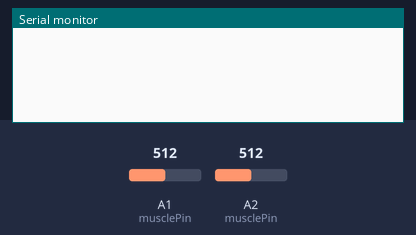
A sketch run on a simulated Arduino Leonardo, built with avr-gcc and run on an emulated ATmega32U4. Shown: the last lines printed to the serial monitor. Inputs (shaded band) come from the test bench; at power-on: A1 (musclePin) = 512, A2 (musclePin) = 512. USB keyboard and mouse output is not drawn.

Above: at 1.2 s.
1.3 s: A1 (musclePin) set to 687
2.8 s: A1 (musclePin) set to 709
At 3.44 s:
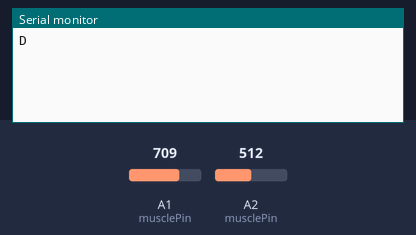
5.1 s: A2 (musclePin) set to 691
At 5.65 s:
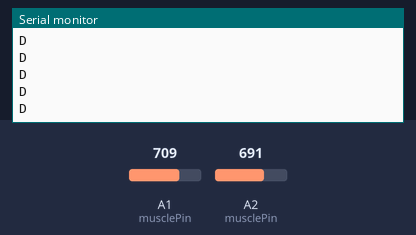
6.6 s: A2 (musclePin) set to 708
At 8.43 s:
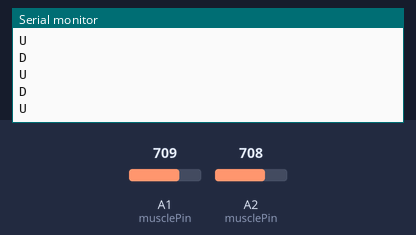

Measured:
- the behaviour switches between 700 and 701 on A1 (musclePin) (found by bisection; images 0 and 1)
- the behaviour switches between 700 and 701 on A2 (musclePin) (found by bisection; images 2 and 3)
- after the input at 2.8 s, the serial monitor: prints a new line after 0.37 s (image 1)
- after the input at 6.6 s, the serial monitor: prints a new line after 0.26 s (image 3)

The sketch:

FinalPjt.ino
```cpp
#include <Keyboard.h>

#define FLX_STATE_DETECT          0
#define FLX_STATE_CHECK           1
#define FLX_STATE_PRESS_LEFT_KEY  2
#define FLX_STATE_PRESS_DOWN_KEY  3
#define EXT_STATE_DETECT          0
#define EXT_STATE_CHECK           1
#define EXT_STATE_PRESS_RIGHT_KEY 2
#define EXT_STATE_PRESS_UP_KEY    3

#define FLX                     A1
#define EXT                     A2
#define FLX_THRESHOLD           700 // 1.75 V
#define EXT_THRESHOLD           700 // 1.75 V
#define shortPulseThreshold     180  // Adjust these thresholds based on your timing requirements
#define longPulseThreshold      400

uint8_t flx_state = FLX_STATE_DETECT;
uint8_t ext_state = EXT_STATE_DETECT;

uint16_t flx_elapsed_time = 0;
uint16_t ext_elapsed_time = 0;

int musclePin[2] = {   // define Arduino input locations (A2 and A1 are the inputs for the EMG shield)
  FLX,
  EXT
};
char printBuff[10];    // allocate space for reading voltages

typedef struct {
  int16_t buffer[8];
  //Only sized to store 12-bit inputs
  int32_t sum;
  uint8_t position;
  uint8_t isFilled;
}moving_average8_t;

moving_average8_t vFlexorAvg = {0};
moving_average8_t vExtensorAvg = {0};

uint16_t flexor = 0;
uint16_t extensor = 0;

int16_t MovingAvg8(moving_average8_t *avg_data, int16_t latestData);

int flx_pulse_count = 0;
int ext_pulse_count = 0;

void setup() {
  Serial.begin(9600);
  Keyboard.begin();
  delay(10);
}

void loop() {
  long startTime = micros();  // Start timer

  flexor = MovingAvg8(&vFlexorAvg, abs(analogRead(musclePin[0])));
  extensor = MovingAvg8(&vExtensorAvg, abs(analogRead(musclePin[1])));

  switch(flx_state)
  {
    case FLX_STATE_DETECT:
      if ((flexor > FLX_THRESHOLD) && (flx_elapsed_time > shortPulseThreshold))
      {
        flx_state = FLX_STATE_CHECK;
        flx_elapsed_time = 0;
      }
      break;
    case FLX_STATE_CHECK:
      if (flx_elapsed_time > shortPulseThreshold)
      {
        if ((flexor < FLX_THRESHOLD/2)
        && (flx_elapsed_time < (shortPulseThreshold + shortPulseThreshold/2)))
        {
          flx_state = FLX_STATE_PRESS_LEFT_KEY;
        }
        else if ((flexor >FLX_THRESHOLD/2)
        && (flx_elapsed_time > (shortPulseThreshold + shortPulseThreshold/2)))
        {
          flx_state = FLX_STATE_PRESS_DOWN_KEY;
        }
        else if (flx_elapsed_time > (longPulseThreshold + shortPulseThreshold))
        {
          // Serial.println("N");
          flx_elapsed_time = 0;
          flx_state = FLX_STATE_DETECT;
        }
      }
      break;
    case FLX_STATE_PRESS_LEFT_KEY:
      Keyboard.write(KEY_LEFT_ARROW);
      Serial.println("L");
      // Serial.println(flx_elapsed_time);
      flx_elapsed_time = 0;
      flx_state = FLX_STATE_DETECT;
      break;
    case FLX_STATE_PRESS_DOWN_KEY:
      Keyboard.write(KEY_DOWN_ARROW);
      Serial.println("D");
      // Serial.println(flx_elapsed_time);
      flx_elapsed_time = 0;
      flx_state = FLX_STATE_DETECT;
      break;
  }

  switch(ext_state)
  {
    case EXT_STATE_DETECT:
      if ((extensor > EXT_THRESHOLD) && (ext_elapsed_time > shortPulseThreshold))
      {
        ext_state = EXT_STATE_CHECK;
        ext_elapsed_time = 0;
      }
      break;
    case EXT_STATE_CHECK:
      if (ext_elapsed_time > shortPulseThreshold)
      {
        if ((extensor < EXT_THRESHOLD/2)
        && (ext_elapsed_time < shortPulseThreshold + shortPulseThreshold/2))
        {
          ext_state = EXT_STATE_PRESS_RIGHT_KEY;
        }
        else if ((extensor > EXT_THRESHOLD/2)
        && (ext_elapsed_time > shortPulseThreshold + shortPulseThreshold/2))
        {
          ext_state = EXT_STATE_PRESS_UP_KEY;
        }
        else if (ext_elapsed_time > (longPulseThreshold + shortPulseThreshold))
        {
          Serial.println("N");
          ext_elapsed_time = 0;
          ext_state = EXT_STATE_DETECT;
        }
      }
      break;
    case EXT_STATE_PRESS_RIGHT_KEY:
      Keyboard.write(KEY_RIGHT_ARROW);
      Serial.println("R");
      ext_elapsed_time = 0;
      ext_state = EXT_STATE_DETECT;
      break;
    case EXT_STATE_PRESS_UP_KEY:
      Keyboard.write(KEY_UP_ARROW);
      Serial.println("U");
      ext_elapsed_time = 0;
      ext_state = EXT_STATE_DETECT;
      break;
  }

  Keyboard.releaseAll();

  flx_elapsed_time++;
  ext_elapsed_time++;

  long stopTime = micros() - startTime; // Determine how long it took to process
  if (stopTime < 1000) {  // Force a maximum sampling rate of 1 kHz
    delayMicroseconds(1000 - stopTime);
  }
}

/**** @brief  MovingAvg8
* @details        Moving average of 8 12-bit data points
* @pre
* @post
* @param avg_data    moving_average8_t data structure
* @param latestData  12-bit data input
* @return  int16_t    Final averaged value
*/
int16_t MovingAvg8(moving_average8_t *avg_data, int16_t latestData)
{
  //Subtract the oldest number from the prev sum, add the new number   
  avg_data->sum = (avg_data->sum - avg_data->buffer[avg_data->position]) + latestData;
  //Assign the latest data to the oldest position in the array   
  avg_data->buffer[avg_data->position] = latestData;
  //Increment position pointer   
  avg_data->position++;
  if (avg_data->position >= 8)
  //Always 8, this function is only for 8   
  {
    avg_data->position = 0;
    avg_data->isFilled = true;
  }
  //return the average, and don't consider unfilled spots in the math   
  return abs(avg_data->isFilled ? (avg_data->sum >> 3) : (avg_data->sum / avg_data->position));
  //Shift >> 3 for 8, 2 for 4
}

float EMGFilter(float input)
{
  static float z1, z2; // filter section state

  // Filter section 1
  {
    float x = input - 0.05159732*z1 - 0.36347401*z2;
    input = 0.01856301*x + 0.03712602*z1 + 0.01856301*z2;
    z2 = z1;
    z1 = x;
  }

  // Filter section 2
  {
    float x = input - -0.53945795*z1 - 0.39764934*z2;
    input = 1.00000000*x + -2.00000000*z1 + 1.00000000*z2;
    z2 = z1;
    z1 = x;
  }

  // Filter section 3
  {
    float x = input - 0.47319594*z1 - 0.70744137*z2;
    input = 1.00000000*x + 2.00000000*z1 + 1.00000000*z2;
    z2 = z1;
    z1 = x;
  }

  // Filter section 4
  {
    float x = input - -1.00211112*z1 - 0.74520226*z2;
    input = 1.00000000*x + -2.00000000*z1 + 1.00000000*z2;
    z2 = z1;
    z1 = x;
  }

  return input;
}
```
